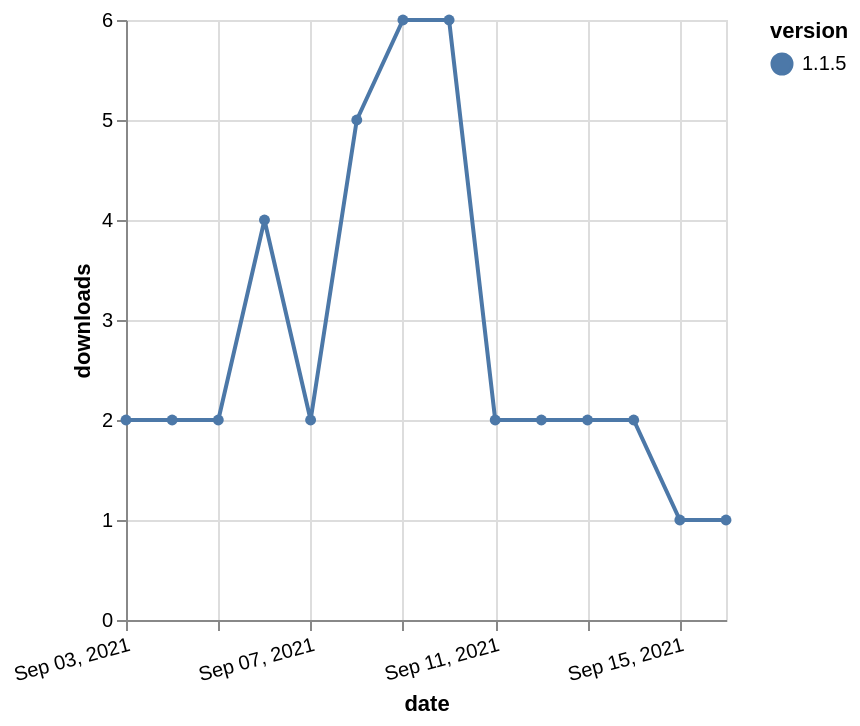

Write a Vega-Lite specification for this figure.
### Vega-Lite specification from a JSON file in a GitHub repository (floating-point values rounded to 4 significant figures)
{"$schema": "https://vega.github.io/schema/vega-lite/v5.json", "description": "A simple bar chart with embedded data.", "data": {"values": [{"date": "2021-09-03", "total": 3154, "delta": 2, "version": "1.1.5"}, {"date": "2021-09-04", "total": 3156, "delta": 2, "version": "1.1.5"}, {"date": "2021-09-05", "total": 3158, "delta": 2, "version": "1.1.5"}, {"date": "2021-09-06", "total": 3162, "delta": 4, "version": "1.1.5"}, {"date": "2021-09-07", "total": 3164, "delta": 2, "version": "1.1.5"}, {"date": "2021-09-08", "total": 3169, "delta": 5, "version": "1.1.5"}, {"date": "2021-09-09", "total": 3175, "delta": 6, "version": "1.1.5"}, {"date": "2021-09-10", "total": 3181, "delta": 6, "version": "1.1.5"}, {"date": "2021-09-11", "total": 3183, "delta": 2, "version": "1.1.5"}, {"date": "2021-09-12", "total": 3185, "delta": 2, "version": "1.1.5"}, {"date": "2021-09-13", "total": 3187, "delta": 2, "version": "1.1.5"}, {"date": "2021-09-14", "total": 3189, "delta": 2, "version": "1.1.5"}, {"date": "2021-09-15", "total": 3190, "delta": 1, "version": "1.1.5"}, {"date": "2021-09-16", "total": 3191, "delta": 1, "version": "1.1.5"}]}, "width": "container", "mark": {"type": "line", "point": {"filled": true}}, "encoding": {"x": {"field": "date", "type": "temporal", "timeUnit": "yearmonthdate", "title": "date", "axis": {"labelAngle": -15}}, "y": {"field": "delta", "type": "quantitative", "title": "downloads"}, "color": {"field": "version", "type": "nominal"}, "tooltip": {"field": "delta"}}}
